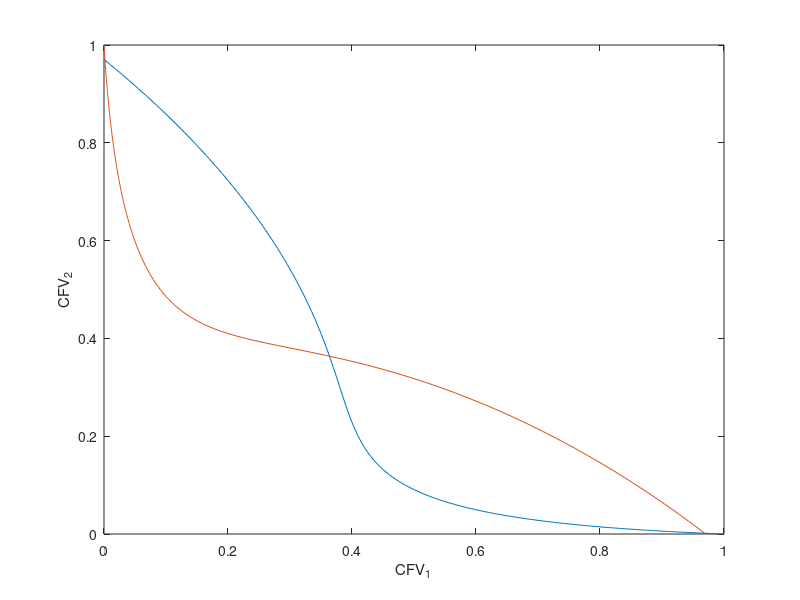

MATLAB code for this plot:
clear all



k3 = .8; %maximum rate for CELSR-FZS VANGL binding 
k4 = .6; %maximum rate for CELSR-FZS-VANGL dissociation

h3 =  0.2; %concentration of CELSR-FZD-VANGL_i at which FZD-VANGL_j binding to CELSR is half max
h4 = 0.2;  %concentration of CELSR-FZD-VANGL_i at which rate constant for CELSR-FZS-VANGL_i dissociation is half max

l = 2; %Hill coefficient for regulation of CELSR FZD_VANGL binding
ll = 2; %Hill coefficient for regulation of CELSR-FZD-VANGL dissociation

%Total concentrations of CELSR
CT = 1;


tfinal = 50;
dt = .01;
nits = ceil(tfinal/dt);

cv2vals = [0:.005:CT];
[m,n] = size(cv2vals);
cv1out = zeros(1,n);

cv1 = 0.1;

for nn = 1:n  %interate through values of cv2

cv2 = cv2vals(nn);

    for i = 1:nits %integrate cv1 equation to find the steady state 

        c = CT  - cv1 -cv2;
        cv1 = cv1 + dt*(k3/((cv2/h3)^l+1)*c - k4*cv1/(1+(cv1/h4)^ll));
  
    end

    cv1out(1,nn) = cv1;
end


%Plot nullclines
figure(1)
clf 
plot(cv2vals, cv1out)
hold on
plot(cv1out,cv2vals)
hold on 
xlabel('CFV_1')
ylabel('CFV_2')
